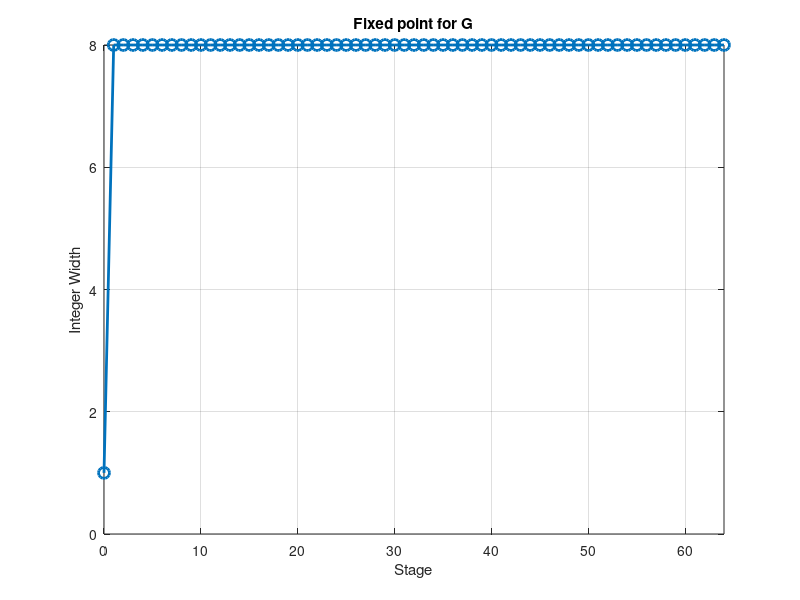

Source code (MATLAB):
% 1. تعريف البيانات (Data Definition)
iterations = 0:64; % محور x من 1 لـ 10
test_accuracy = [1,8,8,8,8,8,8,8,8,8,8,8,8,8,8,8,8,8,8,8,8,8,8,8,8,8,8,8,8,8,8,8,8,8,8,8,8,8,8,8,8,8,8,8,8,8,8,8,8,8,8,8,8,8,8,8,8,8,8,8,8,8,8,8,8];

% 2. رسم البيانات (Plotting)
figure; % فتح نافذة رسم جديدة
plot(iterations, test_accuracy, '-o', 'LineWidth', 2, 'MarkerSize', 8);

% 3. تسمية المحاور والعنوان (Labeling)
xlabel('Stage');
ylabel('Integer Width');
title('Fixed point for G');

% 4. تحسين شكل الرسم (Formatting)
grid on; % إضافة شبكة للرسم لتسهيل القراءة
axis([0 64 0 8]); % ضبط حدود المحاور (اختياري)
